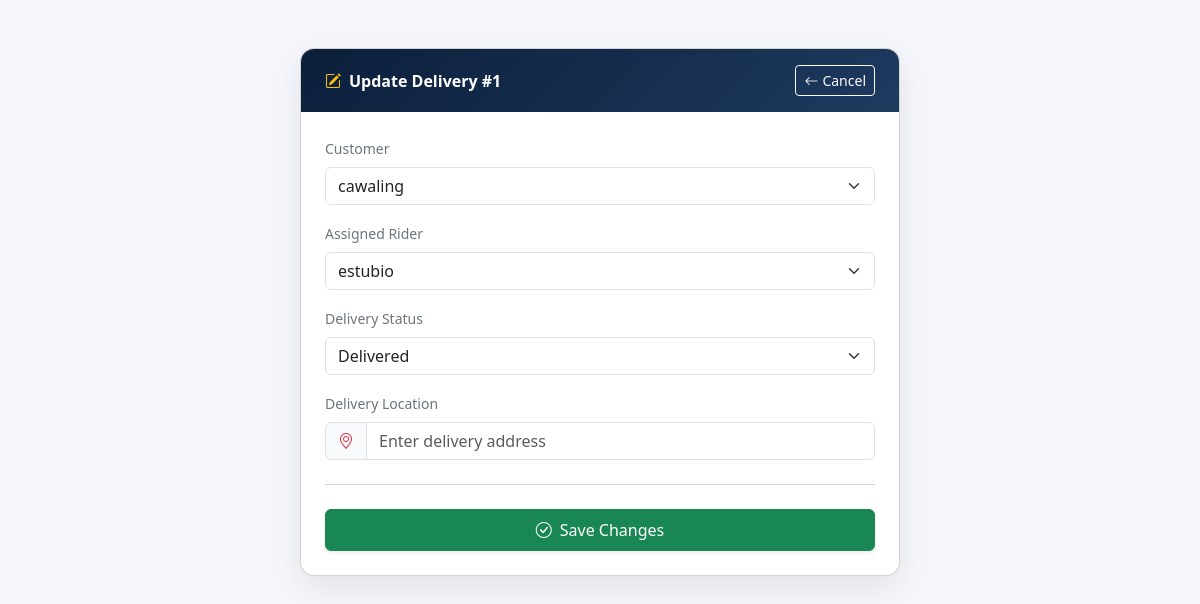
The page /delivery/update/1/ (signed in) on the database its author committed.
### core/models.py (models this page shows, shortened)
class Delivery(models.Model):
    STATUS_CHOICES = [
        ('Pending', 'Pending'),
        ('In Transit', 'In Transit'),
        ('Delivered', 'Delivered'),
        ('Failed', 'Failed'),
        ('Waiting Confirmation', 'Waiting Confirmation'),
    ]
    customer = models.ForeignKey(
        CustomUser,
        on_delete=models.CASCADE,
        related_name='customer_deliveries'
    )
    rider = models.ForeignKey(
        CustomUser,
        on_delete=models.SET_NULL,
        null=True,
        blank=True,
        related_name='rider_deliveries'
    )
    address = models.TextField()
    status = models.CharField(
        max_length=20,
        choices=STATUS_CHOICES,
        default='Pending'
    )
    confirmation_status = models.CharField(
        max_length=30,
        default='Pending'
    )
    latitude = models.FloatField(null=True, blank=True)
    longitude = models.FloatField(null=True, blank=True)
    expected_latitude = models.FloatField(null=True, blank=True)
    expected_longitude = models.FloatField(null=True, blank=True)
    alert_triggered = models.BooleanField(default=False)
    created_at = models.DateTimeField(auto_now_add=True)
    last_updated = models.DateTimeField(auto_now=True)
    customer_confirmed = models.BooleanField(default=False)
    rider_requested_confirmation = models.BooleanField(default=False)
    proof_image = models.ImageField(
        upload_to='proof/',
        null=True,
        blank=True
    )
    signature = models.ImageField(
        upload_to='signatures/',
        null=True,
        blank=True
    )

class CustomUser(AbstractUser):
    USER_TYPE_CHOICES = (
        ('admin', 'Admin'),
        ('rider', 'Rider'),
        ('customer', 'Customer'),
    )
    user_type = models.CharField(
        max_length=10,
        choices=USER_TYPE_CHOICES,
        default='customer'
    )
    address = models.TextField(blank=True, null=True)
    contact_number = models.CharField(
        max_length=20,
        blank=True,
        null=True
    )
    profile_picture = models.ImageField(
        upload_to='profiles/',
        null=True,
        blank=True
    )

### core/views.py (the view, shortened to what this page needs)
# urls.py: path('delivery/update/<int:pk>/', views.update_delivery, name='update_delivery'),
@login_required
def update_delivery(request, pk):
    delivery = get_object_or_404(Delivery, id=pk)
    customers = CustomUser.objects.filter(user_type='customer')
    riders = CustomUser.objects.filter(user_type='rider')
    return render(request, 'update_delivery.html', {
        'delivery': delivery,
        'customers': customers,
        'riders': riders
    })

### core/templates/update_delivery.html (shortened to what this page needs)
<!DOCTYPE html>
<html lang="en">
<head>
    <link href="https://cdn.jsdelivr.net/npm/bootstrap@5.3.0/dist/css/bootstrap.min.css" rel="stylesheet">
    <link href="https://cdn.jsdelivr.net/npm/bootstrap-icons/font/bootstrap-icons.css" rel="stylesheet">
</head>
<body>
<div class="container page-wrap py-5">
    <div class="card form-card border-none w-100 mx-auto" style="max-width: 600px;">
        <div class="form-header-title text-white px-4 py-3 d-flex align-items-center justify-content-between">
            <span class="fw-semibold">
                <i class="bi bi-pencil-square me-2 text-warning"></i>Update Delivery #{{ delivery.id }}
            </span>
            <a href="javascript:history.back()" class="btn btn-sm btn-outline-light d-inline-flex align-items-center gap-1 opacity-90 hover-opacity-100 transition-all">
                <i class="bi bi-arrow-left"></i> Cancel
            </a>
        </div>
        <div class="card-body p-4">
            <form method="POST">
                <div class="mb-3">
                    <label for="customer" class="form-label fw-medium text-secondary small">Customer</label>
                    <select name="customer" id="customer" class="form-select text-dark" required>
                        {% for c in customers %}
                            <option value="{{ c.id }}" {% if c.id == delivery.customer.id %}selected{% endif %}>
                                {{ c.username }}
                            </option>
                        {% endfor %}
                    </select>
                </div>
                <div class="mb-3">
                    <label for="rider" class="form-label fw-medium text-secondary small">Assigned Rider</label>
                    <select name="rider" id="rider" class="form-select text-dark">
                        {% for r in riders %}
                            <option value="{{ r.id }}" {% if delivery.rider and r.id == delivery.rider.id %}selected{% endif %}>
                                {{ r.username }}
                            </option>
                        {% endfor %}
                    </select>
                </div>
                <div class="mb-3">
                    <label for="status" class="form-label fw-medium text-secondary small">Delivery Status</label>
                    <select name="status" id="status" class="form-select text-dark" required>
                        <option value="Delivered" {% if delivery.status == "Delivered" %}selected{% endif %}>Delivered</option>
                    </select>
                </div>
                <div class="mb-4">
                    <label for="location" class="form-label fw-medium text-secondary small">Delivery Location</label>
                    <div class="input-group">
                        <span class="input-group-text bg-light text-danger"><i class="bi bi-geo-alt"></i></span>
                        <input type="text" name="location" id="location" class="form-control" value="{{ delivery.location }}" placeholder="Enter delivery address" required>
                    </div>
                </div>
                <hr class="text-muted opacity-25 my-4">
                <div class="d-grid">
                    <button type="submit" class="btn btn-success fw-medium py-2 shadow-sm d-inline-flex align-items-center justify-content-center gap-2">
                        <i class="bi bi-check-circle"></i> Save Changes
                    </button>
                </div>
            </form>
        </div>
    </div>
</div>
</body>
</html>

### core/templates/update_delivery.html (style rules this page uses)
body { background: #f4f6fb; font-family: "Segoe UI", sans-serif; }
.page-wrap { min-height: 100vh; }
.form-card { background: #fff; border-radius: 14px; box-shadow: 0 12px 30px rgba(0,0,0,0.08); overflow: hidden; }
.form-header-title { background: linear-gradient(135deg, #0b1f3a, #1e3a5f); }

### rows shown on the page
Delivery: id "1", customer "cawaling", rider "estubio", status "Delivered"
